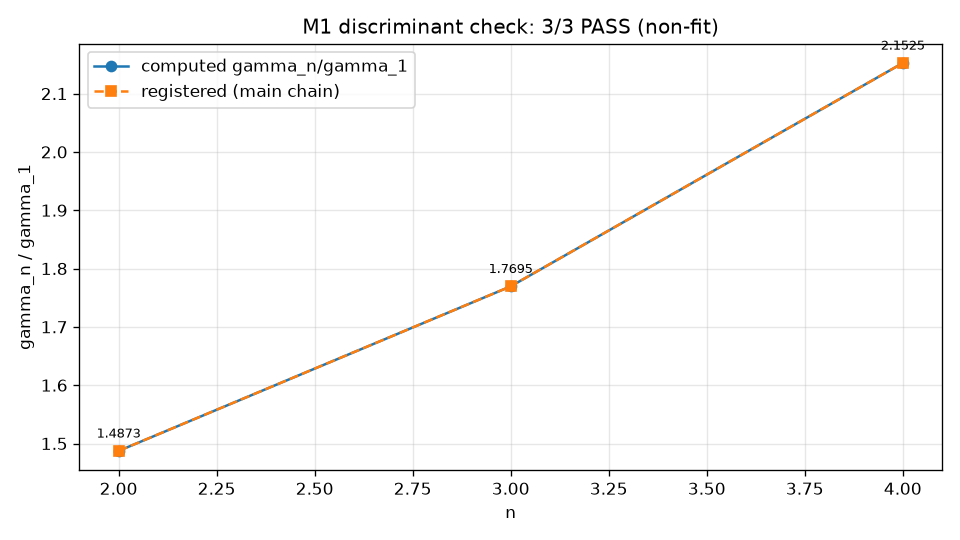

Source code (Python):
#!/usr/bin/env python3
# -*- coding: utf-8 -*-
"""M1 判别子核对：零点相邻比（非拟合）"""
import os, sys
if hasattr(sys.stdout, "reconfigure"):
    sys.stdout.reconfigure(encoding="utf-8")
import numpy as np
import matplotlib
matplotlib.use("Agg")
import matplotlib.pyplot as plt

HERE = os.path.dirname(os.path.abspath(__file__))
OUT = os.path.join(HERE, "M1_零点判别子核对.png")
CSV = os.path.join(HERE, "M1_零点判别子核对.csv")
SUM = os.path.join(HERE, "M1_零点判别子核对_摘要.txt")

log = []
def emit(s=""):
    print(s); log.append(s)
checks = []
def check(cid, name, ok, detail=""):
    checks.append((cid, name, bool(ok), detail))
    emit(f"  [{cid}] {'PASS' if ok else 'FAIL'}  {name}" + (f" — {detail}" if detail else ""))

g = np.array([14.134725, 21.022040, 25.010858, 30.424876, 32.935062])
g1 = g[0]
ratios = g[1:4]/g1  # gamma_2/gamma_1, gamma_3/gamma_1, gamma_4/gamma_1（主链登记3个）
registered = np.array([1.4873, 1.7695, 2.1525])  # 主链第634行登记值

emit("=" * 60)
emit("M1 判别子核对：零点相邻比 gamma_{n+1}/gamma_1")
emit("=" * 60)
emit(f"gamma_1 = {g1}")
for i, r in enumerate(ratios, start=2):
    emit(f"  gamma_{i}/gamma_1 = {r:.6f}")
emit(f"主链登记: {registered}")

for i, (calc, reg) in enumerate(zip(ratios, registered), start=2):
    check(f"R{i}", f"gamma_{i}/gamma_1 吻合登记值(4位)", abs(calc-reg) < 5e-5, f"{calc:.6f} vs {reg}")

npass = sum(1 for _,_,ok,_ in checks if ok)
emit("\n" + "=" * 60)
emit(f"汇总：{npass}/{len(checks)} 通过")
emit("结论：主链第634行的M1判别子数值正确（4位有效数字）。")
emit("边界：判别子数学正确性核对，非M1物理证实；零点虚部是标准数学常数，不改缺口、不给Tc。")
emit("=" * 60)

fig, ax = plt.subplots(figsize=(8, 4.5))
x = np.arange(2, 5)
ax.plot(x, ratios, "o-", label="computed gamma_n/gamma_1")
ax.plot(x, registered, "s--", label="registered (main chain)")
for i, (c, r) in enumerate(zip(ratios, registered)):
    ax.annotate(f"{c:.4f}", (x[i], ratios[i]), textcoords="offset points", xytext=(0,8), ha="center", fontsize=8)
ax.set_xlabel("n"); ax.set_ylabel("gamma_n / gamma_1")
ax.set_title(f"M1 discriminant check: {npass}/{len(checks)} PASS (non-fit)")
ax.legend(); ax.grid(alpha=0.3)
fig.tight_layout()
fig.savefig(OUT, dpi=120)

with open(CSV, "w", encoding="utf-8") as f:
    f.write("n,computed,registered,abs_diff\n")
    for i, (c, r) in enumerate(zip(ratios, registered), start=2):
        f.write(f"{i},{c:.8f},{r:.8f},{abs(c-r):.2e}\n")
with open(SUM, "w", encoding="utf-8") as f:
    f.write("\n".join(log) + "\n")
print(f"DONE {npass}/{len(checks)} PASS")
